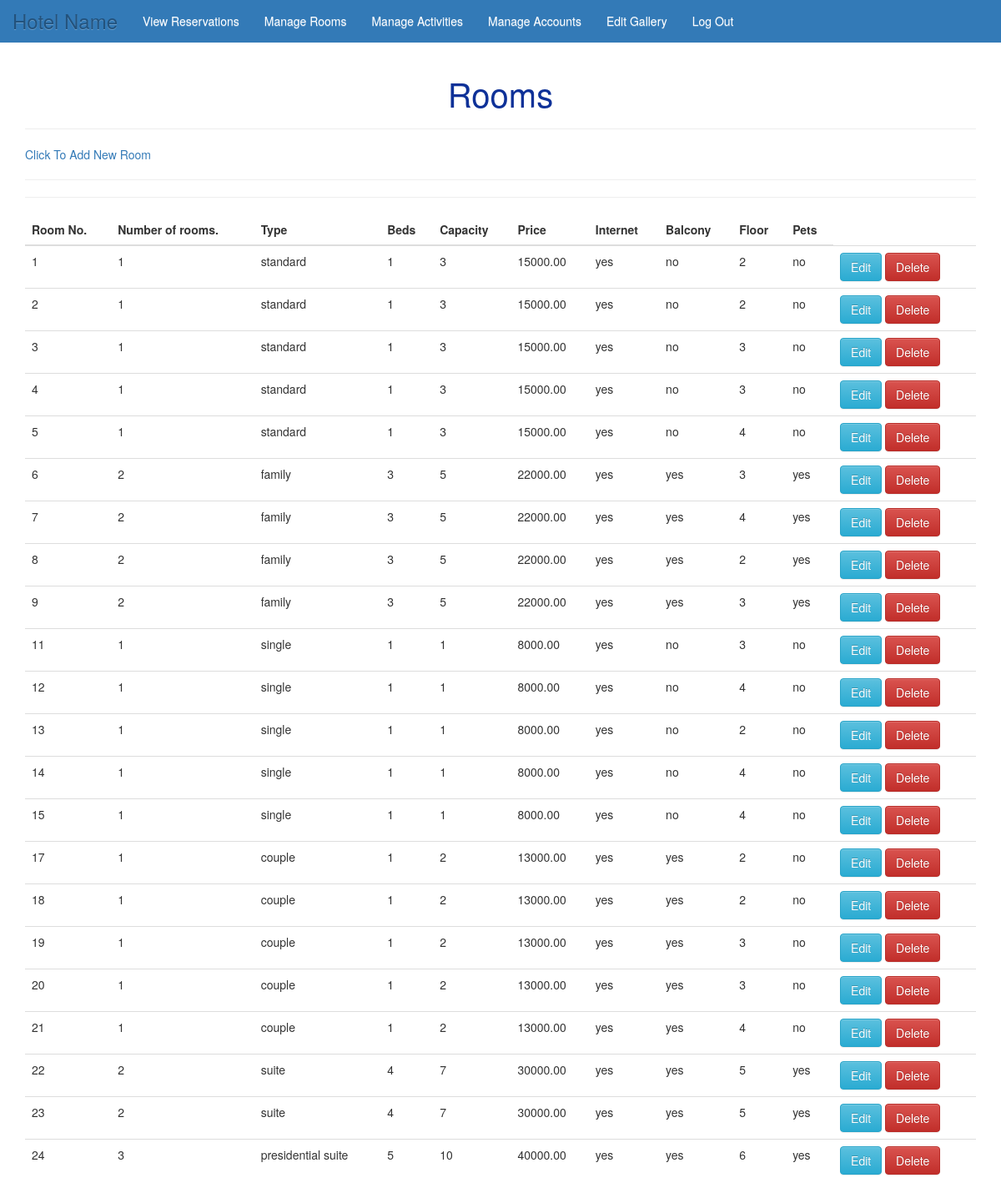
Screenshot of /view_room.php (signed in) with the database file from the repository.
### tables this page shows
CREATE TABLE `dhoma` (
  `roomID` int(11) NOT NULL,
  `roomNo` int(11) NOT NULL,
  `type` varchar(60) NOT NULL,
  `beds` int(11) NOT NULL,
  `capacity` int(11) NOT NULL,
  `price` decimal(7,2) NOT NULL,
  `internet` enum('yes','no') NOT NULL,
  `balcony` enum('yes','no') NOT NULL,
  `floor` int(11) NOT NULL,
  `pets` enum('yes','no') NOT NULL
);

### view_room.php (the view, shortened to what this page needs)
<?php
include('includes/hotel_connect.php');
$sql = "SELECT * FROM dhoma";
$result = mysqli_query($dbc, $sql);
?>
    <h1 id='amenities'>Rooms</h1>
    <hr>
    <div class="box">
        <a href="create_room.php" id="addRoom">Click To Add New Room</a>
        <br> <hr>
    </div>
    <hr>
        <table class="table">
            <thead>
                <tr>
                    <th>Room No.</th>
                    <th>Number of rooms.</th>
                    <th>Type</th>
                    <th>Beds</th>
                    <th>Capacity</th>
                    <th>Price</th>
                    <th>Internet</th>
                    <th>Balcony</th>
                    <th>Floor</th>
                    <th>Pets</th>
                </tr>
            </thead>
            <tbody>
                <?php
                    if (mysqli_num_rows($result) > 0) {
                        while ($row = mysqli_fetch_assoc($result)) {
                ?>
                <tr>
                    <td><?php echo $row['roomID']; ?></td>
                    <td><?php echo $row['roomNo']; ?></td>
                    <td><?php echo $row['type']; ?></td>
                    <td><?php echo $row['beds']; ?></td>
                    <td><?php echo $row['capacity']; ?></td>
                    <td><?php echo $row['price']; ?></td>
                    <td><?php echo $row['internet']; ?></td>
                    <td><?php echo $row['balcony']; ?></td>
                    <td><?php echo $row['floor']; ?></td>
                    <td><?php echo $row['pets']; ?></td>
                    <td><a class="btn btn-info" href="update_room.php?id=<?php echo $row['roomID']; ?>">Edit</a>&nbsp;<a class="btn btn-danger" href="delete_room.php?id=<?php echo $row['roomID']; ?>">Delete</a></td>
                </tr>
                <?php
                 }
                    }
                ?>
            </tbody>
        </table>
</body>
</html>

### hotelStyle1.css (style rules this page uses)
* { margin: 0; padding: 0; }
body, html { height: 100%; }
body { padding-top: 70px; position: relative }
.navbar-brand { color: #fff; font-size: x-large; }
li a { text-decoration: none; color: #fff; }
ul { list-style-type: none; }
#amenities { color:#0e3198; text-align:center; font-size: 40px; }

### rows the page displays
dhoma: roomID "1", roomNo "1", type "standard", beds "1", capacity "3", price "15000.00", internet "yes", balcony "no", floor "2", pets "no"
dhoma: roomID "2", roomNo "1", type "standard", beds "1", capacity "3", price "15000.00", internet "yes", balcony "no", floor "2", pets "no"
dhoma: roomID "3", roomNo "1", type "standard", beds "1", capacity "3", price "15000.00", internet "yes", balcony "no", floor "3", pets "no"
dhoma: roomID "4", roomNo "1", type "standard", beds "1", capacity "3", price "15000.00", internet "yes", balcony "no", floor "3", pets "no"
dhoma: roomID "5", roomNo "1", type "standard", beds "1", capacity "3", price "15000.00", internet "yes", balcony "no", floor "4", pets "no"
dhoma: roomID "6", roomNo "2", type "family", beds "3", capacity "5", price "22000.00", internet "yes", balcony "yes", floor "3", pets "yes"
dhoma: roomID "7", roomNo "2", type "family", beds "3", capacity "5", price "22000.00", internet "yes", balcony "yes", floor "4", pets "yes"
dhoma: roomID "8", roomNo "2", type "family", beds "3", capacity "5", price "22000.00", internet "yes", balcony "yes", floor "2", pets "yes"
dhoma: roomID "9", roomNo "2", type "family", beds "3", capacity "5", price "22000.00", internet "yes", balcony "yes", floor "3", pets "yes"
dhoma: roomID "11", roomNo "1", type "single", beds "1", capacity "1", price "8000.00", internet "yes", balcony "no", floor "3", pets "no"
dhoma: roomID "12", roomNo "1", type "single", beds "1", capacity "1", price "8000.00", internet "yes", balcony "no", floor "4", pets "no"
dhoma: roomID "13", roomNo "1", type "single", beds "1", capacity "1", price "8000.00", internet "yes", balcony "no", floor "2", pets "no"
dhoma: roomID "14", roomNo "1", type "single", beds "1", capacity "1", price "8000.00", internet "yes", balcony "no", floor "4", pets "no"
dhoma: roomID "15", roomNo "1", type "single", beds "1", capacity "1", price "8000.00", internet "yes", balcony "no", floor "4", pets "no"
dhoma: roomID "17", roomNo "1", type "couple", beds "1", capacity "2", price "13000.00", internet "yes", balcony "yes", floor "2", pets "no"
dhoma: roomID "18", roomNo "1", type "couple", beds "1", capacity "2", price "13000.00", internet "yes", balcony "yes", floor "2", pets "no"
dhoma: roomID "19", roomNo "1", type "couple", beds "1", capacity "2", price "13000.00", internet "yes", balcony "yes", floor "3", pets "no"
dhoma: roomID "20", roomNo "1", type "couple", beds "1", capacity "2", price "13000.00", internet "yes", balcony "yes", floor "3", pets "no"
dhoma: roomID "21", roomNo "1", type "couple", beds "1", capacity "2", price "13000.00", internet "yes", balcony "yes", floor "4", pets "no"
dhoma: roomID "22", roomNo "2", type "suite", beds "4", capacity "7", price "30000.00", internet "yes", balcony "yes", floor "5", pets "yes"
dhoma: roomID "23", roomNo "2", type "suite", beds "4", capacity "7", price "30000.00", internet "yes", balcony "yes", floor "5", pets "yes"
dhoma: roomID "24", roomNo "3", type "presidential suite", beds "5", capacity "10", price "40000.00", internet "yes", balcony "yes", floor "6", pets "yes"
